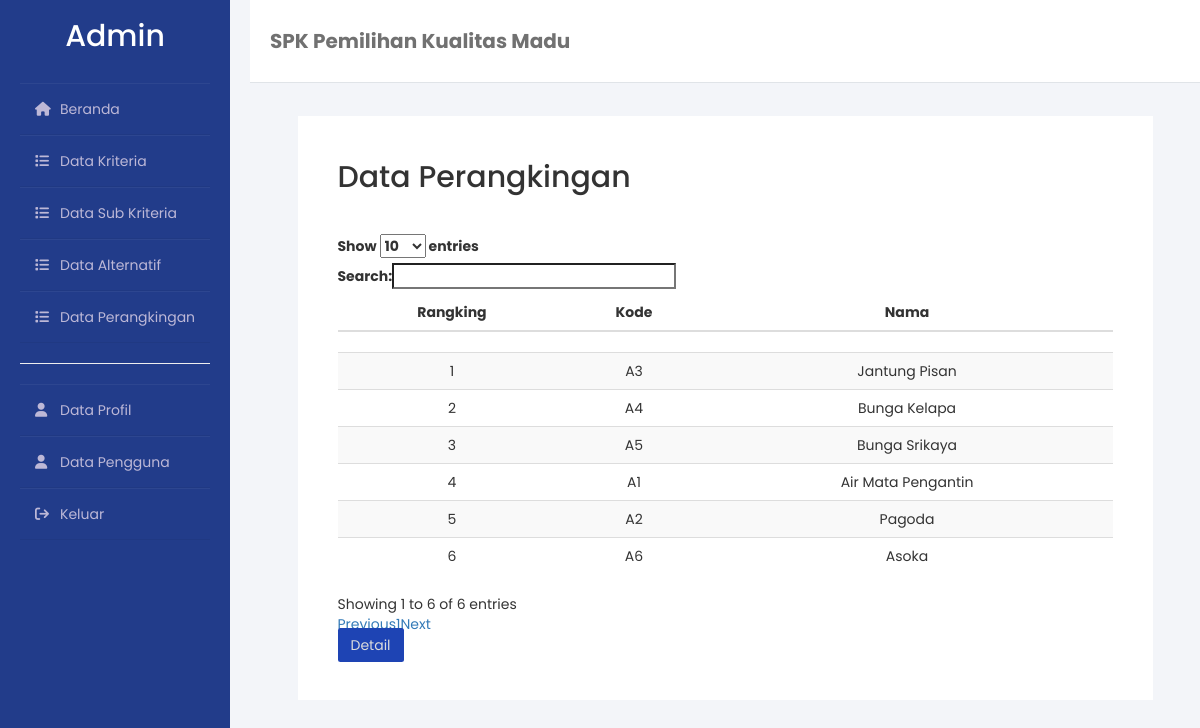
The app's page /pages/rangking.php (signed in) with its own data.
### tables this page shows
CREATE TABLE `alternatif` (
  `id` int(11) NOT NULL,
  `kode` varchar(255) NOT NULL,
  `nama` varchar(255) NOT NULL
);

### pages/spkMoora.php (called while the page is built, shortened)
<?php
function PembentukanMatriks($koneksi)
{
  $query = mysqli_query($koneksi, "SELECT * FROM alternatif ORDER BY kode") or die(mysqli_error($koneksi));
  $matriks = array();
  $no = 0;
  while ($row = mysqli_fetch_array($query)) {
    $matriks[$no][] = $row['kode'];
    $matriks[$no][] = $row['nama'];
    $kriteria_query = mysqli_query($koneksi, "SELECT * FROM kriteria ORDER BY kode") or die(mysqli_error($koneksi));
    while ($kriteria = mysqli_fetch_array($kriteria_query)) {
      $id_kriteria = $kriteria['id'];
      $id_alternatif = $row['id'];
      $nilai_query = mysqli_query($koneksi, "SELECT nilai_alternatif.*, subkriteria.skala_nilai FROM nilai_alternatif
                                        JOIN subkriteria ON nilai_alternatif.id_subkriteria = subkriteria.id
                                        WHERE nilai_alternatif.id_kriteria = $id_kriteria AND nilai_alternatif.id_alternatif = $id_alternatif") or die(mysqli_error($koneksi));
      while ($nilai = mysqli_fetch_array($nilai_query)) {
        $matriks[$no][] = array("skala_nilai" => $nilai['skala_nilai'], "jenis" => $kriteria['jenis']);
      }
    }
    $no++;
  }
  return $matriks;
}
function MatriksNormalisasi($koneksi)
{
  $dataError = False;
  $matriks = PembentukanMatriks($koneksi);
  $matriksNormalisasi = array();
  for ($i = 0; $i < count($matriks); $i++) {
    $matriksNormalisasi[$i][0] = $matriks[$i][0];
    $matriksNormalisasi[$i][1] = $matriks[$i][1];
    for ($j = 2; $j < count($matriks[$i]); $j++) {
      $pembagi = 0;
      for ($x = 0; $x < count($matriks); $x++) {
        $pembagi += isset($matriks[$x][$j]['skala_nilai']) ? pow($matriks[$x][$j]['skala_nilai'], 2) : $dataError = True;
?>
<?php
      }
      $matriksNormalisasi[$i][$j] = array('skala_nilai' => ($matriks[$i][$j]['skala_nilai'] / sqrt($pembagi)), 'jenis' => $matriks[$i][$j]['jenis']);
    }
  }
  return $matriksNormalisasi;
}
function MatriksNormalisasiTerbobot($koneksi)
{
  $query = mysqli_query($koneksi, "SELECT * FROM kriteria ORDER BY kode") or die(mysqli_error($koneksi));
  $bobot = array();
  while ($row = mysqli_fetch_array($query)) {
    $bobot[] = (float)$row['bobot'];
  }
  $matriksNormalisasi = MatriksNormalisasi($koneksi);
  $matriksNormalisasiTerbobot = array();
  for ($i = 0; $i < count($matriksNormalisasi); $i++) {
    $matriksNormalisasiTerbobot[$i][0] = $matriksNormalisasi[$i][0];
    $matriksNormalisasiTerbobot[$i][1] = $matriksNormalisasi[$i][1];
    $bobotKe = 0;
    $matriksBenefit = array();
    $matriksCost = array();
    for ($j = 2; $j < count($matriksNormalisasi[$i]); $j++) {
      $matriksNormalisasiTerbobot[$i][$j]['skala_nilai'] = (float)$matriksNormalisasi[$i][$j]['skala_nilai'] * ($bobot[$bobotKe] / 100);
      $matriksNormalisasiTerbobot[$i][$j]['jenis'] = $matriksNormalisasi[$i][$j]['jenis'];
      if ($matriksNormalisasi[$i][$j]['jenis'] == 'benefit') {
        $matriksBenefit[] = $matriksNormalisasiTerbobot[$i][$j]['skala_nilai'];
      } else {
        $matriksCost[] = $matriksNormalisasiTerbobot[$i][$j]['skala_nilai'];
      }
      $bobotKe++;
    }
    $matriksNormalisasiTerbobot[$i][count($matriksNormalisasi[$i])]['skala_nilai'] = array_sum($matriksBenefit) - array_sum($matriksCost);
    $matriksNormalisasiTerbobot[$i][count($matriksNormalisasi[$i])]['jenis'] = 'nilai_y';
  }
  return $matriksNormalisasiTerbobot;
}
function Perangkingan($koneksi)
{
  $perangkingan = MatriksNormalisasiTerbobot($koneksi);
  usort($perangkingan, function ($a, $b) {
    return $b[count($a) - 1]['skala_nilai'] <=> $a[count($a) - 1]['skala_nilai'];
  });
  return $perangkingan;
} ?>

### pages/rangking.php (the view, shortened to what this page needs)
<!DOCTYPE html>
<html lang="en">
<?php
include('../components/koneksi.php');
include('../pages/spkMoora.php');
?>
<head>
  <?php include('../components/head.php') ?>
</head>
<body>
  <div class="wrapper">
    <?php include('../components/sidebar.php') ?>
    <div class="main_content">
      <div class="header">
        <h4>SPK Pemilihan Kualitas Madu</h4>
      </div>
      <div class="box">
        <div class="container-table">
          <div class="judul">
            <h2>Data Perangkingan</h2>
          </div>
          <table class="table table-striped table-hover tabel dataTables" style="width: 100%;">
            <thead>
              <tr>
                <th class="text-center">Rangking</th>
                <th class="text-center">Kode</th>
                <th class="text-center">Nama</th>
              </tr>
            </thead>
            <tbody>
              <?php
              $no = 1;
              $matriks = Perangkingan($koneksi);
              foreach ($matriks as $row) {
              ?>
                <tr>
                  <td class="text-center"><?php echo ($no) ?></td>
                  <td class="text-center"><?php echo ($row[0]) ?></td>
                  <td class="text-center"><?php echo ($row[1]) ?></td>
                </tr>
              <?php $no++;
              }
              ?>
            </tbody>
          </table>
          <div class="container-tombol">
            <a class="tombol-tambah btn" href="detail.php" role="button">Detail</a>
          </div>
        </div>
      </div>
    </div>
  </div>
  <link href="https://cdn.datatables.net/1.12.1/css/dataTables.bootstrap.min.css" rel="stylesheet">
</body>
</html>

### css/style.css (style rules this page uses)
body { background-color: #f3f5f9; font-family: 'Poppins', sans-serif; }
.wrapper { display: flex; height: 100vh; width: 100%; }
.wrapper .main_content { width: 100%; padding-left: 250px; }
.wrapper .main_content .header { padding: 20px; background: #fff; color: #717171; border-bottom: 1px solid #e0e4e8; }
.header { display: flex; flex-direction: row; align-items: center; }
.header h4 { font-weight: bold; font-size: 20px; }
.box { margin-top: 25px; display: flex; flex-direction: column; justify-content: center; align-items: center; width: 100%; min-height: 75vh; }
.container-table { background: white; padding: 25px 40px; width: 90%; }
.container-table .judul { margin-bottom: 40px; }
.container-table .container-tombol { padding-bottom: 20px; width: 100%; }
.tombol-tambah { width: 100%; border-radius: 2.5px; text-align: center; text-decoration: none !important; display: inline; background-color: rgb(30, 68, 180); color: rgb(220, 220, 220); }

### records on screen
alternatif: kode "A3", nama "Jantung Pisan"
alternatif: kode "A4", nama "Bunga Kelapa"
alternatif: kode "A5", nama "Bunga Srikaya"
alternatif: kode "A1", nama "Air Mata Pengantin"
alternatif: kode "A2", nama "Pagoda"
alternatif: kode "A6", nama "Asoka"

### other values on screen
$_SESSION['role'] "Admin"
